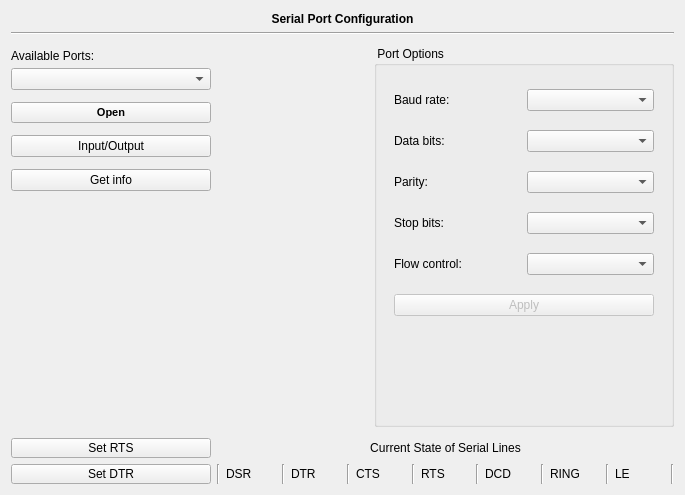
<?xml version="1.0" encoding="UTF-8"?>
<ui version="4.0">
 <class>MainWidget</class>
 <widget class="QWidget" name="MainWidget">
  <property name="geometry">
   <rect>
    <x>0</x>
    <y>0</y>
    <width>685</width>
    <height>495</height>
   </rect>
  </property>
  <property name="windowTitle">
   <string>QSerialDevice Demo</string>
  </property>
  <layout class="QGridLayout" name="gridLayout">
   <item row="7" column="0">
    <widget class="QPushButton" name="rtsButton">
     <property name="maximumSize">
      <size>
       <width>200</width>
       <height>20</height>
      </size>
     </property>
     <property name="toolTip">
      <string>Toggle the state of the Request-To-Send line on the port</string>
     </property>
     <property name="text">
      <string>Set RTS</string>
     </property>
    </widget>
   </item>
   <item row="7" column="1">
    <widget class="QLabel" name="lineLabel">
     <property name="text">
      <string>Current State of Serial Lines</string>
     </property>
     <property name="alignment">
      <set>Qt::AlignCenter</set>
     </property>
    </widget>
   </item>
   <item row="8" column="0">
    <widget class="QPushButton" name="dtrButton">
     <property name="maximumSize">
      <size>
       <width>200</width>
       <height>20</height>
      </size>
     </property>
     <property name="toolTip">
      <string>Toggle the state of the Data-Terminal-Ready line on the port</string>
     </property>
     <property name="text">
      <string>Set DTR</string>
     </property>
    </widget>
   </item>
   <item row="8" column="1">
    <layout class="QHBoxLayout" name="horizontalSerialLines">
     <item>
      <widget class="Line" name="line_divider0">
       <property name="orientation">
        <enum>Qt::Vertical</enum>
       </property>
      </widget>
     </item>
     <item>
      <widget class="QLabel" name="dsrLabel">
       <property name="text">
        <string>DSR</string>
       </property>
      </widget>
     </item>
     <item>
      <widget class="Line" name="line_divider1">
       <property name="orientation">
        <enum>Qt::Vertical</enum>
       </property>
      </widget>
     </item>
     <item>
      <widget class="QLabel" name="dtrLabel">
       <property name="text">
        <string>DTR</string>
       </property>
      </widget>
     </item>
     <item>
      <widget class="Line" name="line_divider2">
       <property name="orientation">
        <enum>Qt::Vertical</enum>
       </property>
      </widget>
     </item>
     <item>
      <widget class="QLabel" name="ctsLabel">
       <property name="text">
        <string>CTS</string>
       </property>
      </widget>
     </item>
     <item>
      <widget class="Line" name="line_divider3">
       <property name="orientation">
        <enum>Qt::Vertical</enum>
       </property>
      </widget>
     </item>
     <item>
      <widget class="QLabel" name="rtsLabel">
       <property name="text">
        <string>RTS</string>
       </property>
      </widget>
     </item>
     <item>
      <widget class="Line" name="line_divider4">
       <property name="orientation">
        <enum>Qt::Vertical</enum>
       </property>
      </widget>
     </item>
     <item>
      <widget class="QLabel" name="dcdLabel">
       <property name="text">
        <string>DCD</string>
       </property>
      </widget>
     </item>
     <item>
      <widget class="Line" name="line_divider5">
       <property name="orientation">
        <enum>Qt::Vertical</enum>
       </property>
      </widget>
     </item>
     <item>
      <widget class="QLabel" name="ringLabel">
       <property name="text">
        <string>RING</string>
       </property>
      </widget>
     </item>
     <item>
      <widget class="Line" name="line_divider6">
       <property name="orientation">
        <enum>Qt::Vertical</enum>
       </property>
      </widget>
     </item>
     <item>
      <widget class="QLabel" name="leLabel">
       <property name="text">
        <string>LE</string>
       </property>
      </widget>
     </item>
     <item>
      <widget class="Line" name="line_divider7">
       <property name="orientation">
        <enum>Qt::Vertical</enum>
       </property>
      </widget>
     </item>
    </layout>
   </item>
   <item row="0" column="0" rowspan="2" colspan="2">
    <layout class="QGridLayout" name="gridMainLayout">
     <item row="0" column="0" colspan="3">
      <widget class="QLabel" name="lblPortConnect">
       <property name="minimumSize">
        <size>
         <width>0</width>
         <height>15</height>
        </size>
       </property>
       <property name="maximumSize">
        <size>
         <width>16777215</width>
         <height>15</height>
        </size>
       </property>
       <property name="font">
        <font>
         <weight>75</weight>
         <bold>true</bold>
        </font>
       </property>
       <property name="frameShape">
        <enum>QFrame::NoFrame</enum>
       </property>
       <property name="frameShadow">
        <enum>QFrame::Plain</enum>
       </property>
       <property name="lineWidth">
        <number>1</number>
       </property>
       <property name="midLineWidth">
        <number>0</number>
       </property>
       <property name="text">
        <string>Serial Port Configuration</string>
       </property>
       <property name="scaledContents">
        <bool>false</bool>
       </property>
       <property name="alignment">
        <set>Qt::AlignCenter</set>
       </property>
      </widget>
     </item>
     <item row="3" column="0">
      <layout class="QVBoxLayout" name="verticalLayout_3">
       <property name="spacing">
        <number>2</number>
       </property>
       <item>
        <widget class="QLabel" name="lblAvailablePorts">
         <property name="minimumSize">
          <size>
           <width>200</width>
           <height>20</height>
          </size>
         </property>
         <property name="maximumSize">
          <size>
           <width>200</width>
           <height>20</height>
          </size>
         </property>
         <property name="text">
          <string>Available Ports:</string>
         </property>
        </widget>
       </item>
       <item>
        <widget class="QComboBox" name="portBox">
         <property name="toolTip">
          <string>List of available ports</string>
         </property>
        </widget>
       </item>
       <item>
        <spacer name="verticalSpacer_5">
         <property name="orientation">
          <enum>Qt::Vertical</enum>
         </property>
         <property name="sizeType">
          <enum>QSizePolicy::Fixed</enum>
         </property>
         <property name="sizeHint" stdset="0">
          <size>
           <width>20</width>
           <height>10</height>
          </size>
         </property>
        </spacer>
       </item>
       <item>
        <widget class="QPushButton" name="controlButton">
         <property name="font">
          <font>
           <pointsize>8</pointsize>
           <weight>75</weight>
           <bold>true</bold>
          </font>
         </property>
         <property name="toolTip">
          <string>Open the currently selected port</string>
         </property>
         <property name="text">
          <string>Open</string>
         </property>
        </widget>
       </item>
       <item>
        <spacer name="verticalSpacer_4">
         <property name="orientation">
          <enum>Qt::Vertical</enum>
         </property>
         <property name="sizeType">
          <enum>QSizePolicy::Fixed</enum>
         </property>
         <property name="sizeHint" stdset="0">
          <size>
           <width>20</width>
           <height>10</height>
          </size>
         </property>
        </spacer>
       </item>
       <item>
        <widget class="QPushButton" name="ioButton">
         <property name="text">
          <string>Input/Output</string>
         </property>
        </widget>
       </item>
       <item>
        <spacer name="verticalSpacer_3">
         <property name="orientation">
          <enum>Qt::Vertical</enum>
         </property>
         <property name="sizeType">
          <enum>QSizePolicy::Fixed</enum>
         </property>
         <property name="sizeHint" stdset="0">
          <size>
           <width>20</width>
           <height>10</height>
          </size>
         </property>
        </spacer>
       </item>
       <item>
        <widget class="QPushButton" name="infoButton">
         <property name="toolTip">
          <string>Get info on currently selected port</string>
         </property>
         <property name="text">
          <string>Get info</string>
         </property>
        </widget>
       </item>
       <item>
        <spacer name="verticalSpacer_2">
         <property name="orientation">
          <enum>Qt::Vertical</enum>
         </property>
         <property name="sizeHint" stdset="0">
          <size>
           <width>20</width>
           <height>40</height>
          </size>
         </property>
        </spacer>
       </item>
      </layout>
     </item>
     <item row="3" column="1">
      <spacer name="horizontalSpacerMiddle">
       <property name="orientation">
        <enum>Qt::Horizontal</enum>
       </property>
       <property name="sizeType">
        <enum>QSizePolicy::Fixed</enum>
       </property>
       <property name="sizeHint" stdset="0">
        <size>
         <width>20</width>
         <height>20</height>
        </size>
       </property>
      </spacer>
     </item>
     <item row="3" column="2">
      <widget class="QGroupBox" name="groupOptions">
       <property name="minimumSize">
        <size>
         <width>300</width>
         <height>295</height>
        </size>
       </property>
       <property name="title">
        <string> Port Options </string>
       </property>
       <widget class="QWidget" name="gridLayoutWidget_2">
        <property name="geometry">
         <rect>
          <x>9</x>
          <y>19</y>
          <width>282</width>
          <height>281</height>
         </rect>
        </property>
        <layout class="QGridLayout" name="gridLayoutPortOptions">
         <item row="0" column="0">
          <widget class="QLabel" name="lblBaudRate">
           <property name="minimumSize">
            <size>
             <width>50</width>
             <height>20</height>
            </size>
           </property>
           <property name="text">
            <string>Baud rate:</string>
           </property>
          </widget>
         </item>
         <item row="0" column="1">
          <widget class="QComboBox" name="baudBox">
           <property name="minimumSize">
            <size>
             <width>125</width>
             <height>0</height>
            </size>
           </property>
           <property name="toolTip">
            <string>List of available baud rates for the current port</string>
           </property>
          </widget>
         </item>
         <item row="1" column="0">
          <widget class="QLabel" name="lblDataBits">
           <property name="minimumSize">
            <size>
             <width>50</width>
             <height>0</height>
            </size>
           </property>
           <property name="text">
            <string>Data bits:</string>
           </property>
          </widget>
         </item>
         <item row="1" column="1">
          <widget class="QComboBox" name="dataBox">
           <property name="minimumSize">
            <size>
             <width>125</width>
             <height>0</height>
            </size>
           </property>
          </widget>
         </item>
         <item row="2" column="0">
          <widget class="QLabel" name="lblParity">
           <property name="minimumSize">
            <size>
             <width>50</width>
             <height>0</height>
            </size>
           </property>
           <property name="text">
            <string>Parity:</string>
           </property>
          </widget>
         </item>
         <item row="2" column="1">
          <widget class="QComboBox" name="parityBox">
           <property name="minimumSize">
            <size>
             <width>125</width>
             <height>0</height>
            </size>
           </property>
          </widget>
         </item>
         <item row="3" column="0">
          <widget class="QLabel" name="lblStopBits">
           <property name="minimumSize">
            <size>
             <width>50</width>
             <height>0</height>
            </size>
           </property>
           <property name="text">
            <string>Stop bits:</string>
           </property>
          </widget>
         </item>
         <item row="3" column="1">
          <widget class="QComboBox" name="stopBox">
           <property name="minimumSize">
            <size>
             <width>125</width>
             <height>0</height>
            </size>
           </property>
          </widget>
         </item>
         <item row="4" column="0">
          <widget class="QLabel" name="lblFlowControl">
           <property name="minimumSize">
            <size>
             <width>50</width>
             <height>0</height>
            </size>
           </property>
           <property name="text">
            <string>Flow control:</string>
           </property>
          </widget>
         </item>
         <item row="4" column="1">
          <widget class="QComboBox" name="flowBox">
           <property name="minimumSize">
            <size>
             <width>125</width>
             <height>0</height>
            </size>
           </property>
          </widget>
         </item>
         <item row="5" column="0" colspan="2">
          <widget class="QPushButton" name="btnApplyOptions">
           <property name="enabled">
            <bool>false</bool>
           </property>
           <property name="toolTip">
            <string>Apply currently selected options to port</string>
           </property>
           <property name="text">
            <string>Apply</string>
           </property>
          </widget>
         </item>
        </layout>
       </widget>
      </widget>
     </item>
     <item row="2" column="0" colspan="3">
      <spacer name="verticalSpacerTop">
       <property name="orientation">
        <enum>Qt::Vertical</enum>
       </property>
       <property name="sizeType">
        <enum>QSizePolicy::Fixed</enum>
       </property>
       <property name="sizeHint" stdset="0">
        <size>
         <width>20</width>
         <height>5</height>
        </size>
       </property>
      </spacer>
     </item>
     <item row="1" column="0" colspan="3">
      <widget class="Line" name="line_underline0">
       <property name="orientation">
        <enum>Qt::Horizontal</enum>
       </property>
      </widget>
     </item>
     <item row="4" column="1">
      <spacer name="verticalSpacer">
       <property name="orientation">
        <enum>Qt::Vertical</enum>
       </property>
       <property name="sizeType">
        <enum>QSizePolicy::Fixed</enum>
       </property>
       <property name="sizeHint" stdset="0">
        <size>
         <width>20</width>
         <height>5</height>
        </size>
       </property>
      </spacer>
     </item>
    </layout>
   </item>
  </layout>
 </widget>
 <layoutdefault spacing="6" margin="11"/>
 <resources/>
 <connections/>
</ui>
